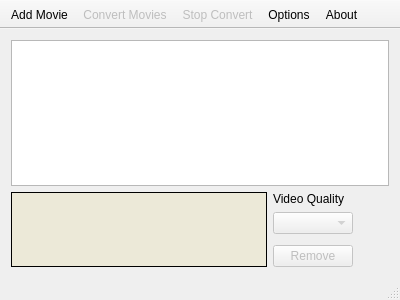
<?xml version="1.0" encoding="UTF-8"?>
<ui version="4.0">
 <class>MainWindow</class>
 <widget class="QMainWindow" name="MainWindow">
  <property name="geometry">
   <rect>
    <x>0</x>
    <y>0</y>
    <width>400</width>
    <height>300</height>
   </rect>
  </property>
  <property name="windowTitle">
   <string>YAVC</string>
  </property>
  <property name="windowIcon">
   <iconset resource="icons.qrc">
    <normaloff>:/icons/beer 48.png</normaloff>:/icons/beer 48.png</iconset>
  </property>
  <widget class="QWidget" name="centralWidget">
   <layout class="QVBoxLayout" name="verticalLayout_2">
    <item>
     <layout class="QVBoxLayout" name="verticalLayout">
      <item>
       <widget class="QListWidget" name="tblMovies"/>
      </item>
      <item>
       <layout class="QHBoxLayout" name="horizontalLayout">
        <property name="sizeConstraint">
         <enum>QLayout::SetFixedSize</enum>
        </property>
        <item>
         <widget class="QPlainTextEdit" name="txtMovieInfo">
          <property name="sizePolicy">
           <sizepolicy hsizetype="Fixed" vsizetype="MinimumExpanding">
            <horstretch>0</horstretch>
            <verstretch>0</verstretch>
           </sizepolicy>
          </property>
          <property name="maximumSize">
           <size>
            <width>750</width>
            <height>75</height>
           </size>
          </property>
          <property name="baseSize">
           <size>
            <width>0</width>
            <height>0</height>
           </size>
          </property>
          <property name="palette">
           <palette>
            <active>
             <colorrole role="Base">
              <brush brushstyle="SolidPattern">
               <color alpha="255">
                <red>236</red>
                <green>233</green>
                <blue>216</blue>
               </color>
              </brush>
             </colorrole>
            </active>
            <inactive>
             <colorrole role="Base">
              <brush brushstyle="SolidPattern">
               <color alpha="255">
                <red>236</red>
                <green>233</green>
                <blue>216</blue>
               </color>
              </brush>
             </colorrole>
            </inactive>
            <disabled>
             <colorrole role="Base">
              <brush brushstyle="SolidPattern">
               <color alpha="255">
                <red>236</red>
                <green>233</green>
                <blue>216</blue>
               </color>
              </brush>
             </colorrole>
            </disabled>
           </palette>
          </property>
          <property name="frameShape">
           <enum>QFrame::Box</enum>
          </property>
          <property name="frameShadow">
           <enum>QFrame::Plain</enum>
          </property>
          <property name="readOnly">
           <bool>true</bool>
          </property>
         </widget>
        </item>
        <item>
         <layout class="QVBoxLayout" name="verticalLayout_3">
          <item>
           <widget class="QLabel" name="label">
            <property name="text">
             <string>Video Quality</string>
            </property>
           </widget>
          </item>
          <item>
           <widget class="QComboBox" name="cbQuality">
            <property name="enabled">
             <bool>false</bool>
            </property>
           </widget>
          </item>
          <item>
           <spacer name="verticalSpacer">
            <property name="orientation">
             <enum>Qt::Vertical</enum>
            </property>
            <property name="sizeType">
             <enum>QSizePolicy::Preferred</enum>
            </property>
            <property name="sizeHint" stdset="0">
             <size>
              <width>20</width>
              <height>40</height>
             </size>
            </property>
           </spacer>
          </item>
          <item>
           <widget class="QPushButton" name="btnRemove">
            <property name="enabled">
             <bool>false</bool>
            </property>
            <property name="text">
             <string>Remove</string>
            </property>
           </widget>
          </item>
         </layout>
        </item>
        <item>
         <spacer name="horizontalSpacer">
          <property name="orientation">
           <enum>Qt::Horizontal</enum>
          </property>
          <property name="sizeHint" stdset="0">
           <size>
            <width>40</width>
            <height>20</height>
           </size>
          </property>
         </spacer>
        </item>
       </layout>
      </item>
     </layout>
    </item>
   </layout>
  </widget>
  <widget class="QToolBar" name="mainToolBar">
   <property name="movable">
    <bool>false</bool>
   </property>
   <property name="toolButtonStyle">
    <enum>Qt::ToolButtonTextUnderIcon</enum>
   </property>
   <attribute name="toolBarArea">
    <enum>TopToolBarArea</enum>
   </attribute>
   <attribute name="toolBarBreak">
    <bool>false</bool>
   </attribute>
   <addaction name="actionAdd_Movie"/>
   <addaction name="actionConvert_Movies"/>
   <addaction name="actionStop_Convert"/>
   <addaction name="actionOptions"/>
   <addaction name="actionAbout"/>
  </widget>
  <widget class="QStatusBar" name="statusBar"/>
  <action name="actionAdd_Movie">
   <property name="icon">
    <iconset resource="icons.qrc">
     <normaloff>:/icons/Video.png</normaloff>:/icons/Video.png</iconset>
   </property>
   <property name="text">
    <string>Add Movie</string>
   </property>
   <property name="shortcut">
    <string>Ctrl+A</string>
   </property>
  </action>
  <action name="actionConvert_Movies">
   <property name="enabled">
    <bool>false</bool>
   </property>
   <property name="icon">
    <iconset resource="icons.qrc">
     <normaloff>:/icons/Video 1.png</normaloff>:/icons/Video 1.png</iconset>
   </property>
   <property name="text">
    <string>Convert Movies</string>
   </property>
  </action>
  <action name="actionOptions">
   <property name="icon">
    <iconset resource="icons.qrc">
     <normaloff>:/icons/Folder Options.png</normaloff>:/icons/Folder Options.png</iconset>
   </property>
   <property name="text">
    <string>Options</string>
   </property>
   <property name="shortcut">
    <string>Ctrl+O</string>
   </property>
  </action>
  <action name="actionAbout">
   <property name="icon">
    <iconset resource="icons.qrc">
     <normaloff>:/icons/about Blue.png</normaloff>:/icons/about Blue.png</iconset>
   </property>
   <property name="text">
    <string>About</string>
   </property>
  </action>
  <action name="actionStop_Convert">
   <property name="enabled">
    <bool>false</bool>
   </property>
   <property name="text">
    <string>Stop Convert</string>
   </property>
  </action>
 </widget>
 <layoutdefault spacing="6" margin="11"/>
 <resources>
  <include location="icons.qrc"/>
 </resources>
 <connections/>
</ui>
